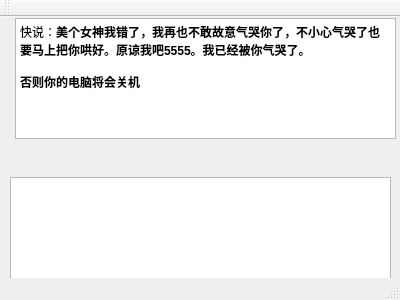
<?xml version="1.0" encoding="UTF-8"?>
<ui version="4.0">
 <class>MainWindow</class>
 <widget class="QMainWindow" name="MainWindow">
  <property name="geometry">
   <rect>
    <x>0</x>
    <y>0</y>
    <width>400</width>
    <height>300</height>
   </rect>
  </property>
  <property name="windowTitle">
   <string>MainWindow</string>
  </property>
  <widget class="QWidget" name="centralWidget">
   <widget class="QTextBrowser" name="textBrowser">
    <property name="geometry">
     <rect>
      <x>15</x>
      <y>1</y>
      <width>381</width>
      <height>121</height>
     </rect>
    </property>
    <property name="html">
     <string>&lt;!DOCTYPE HTML PUBLIC &quot;-//W3C//DTD HTML 4.0//EN&quot; &quot;http://www.w3.org/TR/REC-html40/strict.dtd&quot;&gt;
&lt;html&gt;&lt;head&gt;&lt;meta name=&quot;qrichtext&quot; content=&quot;1&quot; /&gt;&lt;style type=&quot;text/css&quot;&gt;
p, li { white-space: pre-wrap; }
&lt;/style&gt;&lt;/head&gt;&lt;body style=&quot; font-family:'SimSun'; font-size:9pt; font-weight:400; font-style:normal;&quot;&gt;
&lt;p style=&quot; margin-top:0px; margin-bottom:0px; margin-left:0px; margin-right:0px; -qt-block-indent:0; text-indent:0px;&quot;&gt;快说：&lt;span style=&quot; font-weight:600;&quot;&gt;美个女神我错了，我再也不敢故意气哭你了，不小心气哭了也要马上把你哄好。原谅我吧5555。我已经被你气哭了。&lt;/span&gt;&lt;/p&gt;
&lt;p style=&quot;-qt-paragraph-type:empty; margin-top:0px; margin-bottom:0px; margin-left:0px; margin-right:0px; -qt-block-indent:0; text-indent:0px; font-weight:600;&quot;&gt;&lt;br /&gt;&lt;/p&gt;
&lt;p style=&quot; margin-top:0px; margin-bottom:0px; margin-left:0px; margin-right:0px; -qt-block-indent:0; text-indent:0px;&quot;&gt;&lt;span style=&quot; font-weight:600;&quot;&gt;否则你的电脑将会关机&lt;/span&gt;&lt;/p&gt;&lt;/body&gt;&lt;/html&gt;</string>
    </property>
   </widget>
   <widget class="QTextEdit" name="textEdit">
    <property name="geometry">
     <rect>
      <x>10</x>
      <y>160</y>
      <width>381</width>
      <height>107</height>
     </rect>
    </property>
   </widget>
  </widget>
  <widget class="QMenuBar" name="menuBar">
   <property name="geometry">
    <rect>
     <x>0</x>
     <y>0</y>
     <width>400</width>
     <height>30</height>
    </rect>
   </property>
  </widget>
  <widget class="QToolBar" name="mainToolBar">
   <attribute name="toolBarArea">
    <enum>TopToolBarArea</enum>
   </attribute>
   <attribute name="toolBarBreak">
    <bool>false</bool>
   </attribute>
  </widget>
  <widget class="QStatusBar" name="statusBar"/>
 </widget>
 <layoutdefault spacing="6" margin="11"/>
 <resources/>
 <connections/>
</ui>
